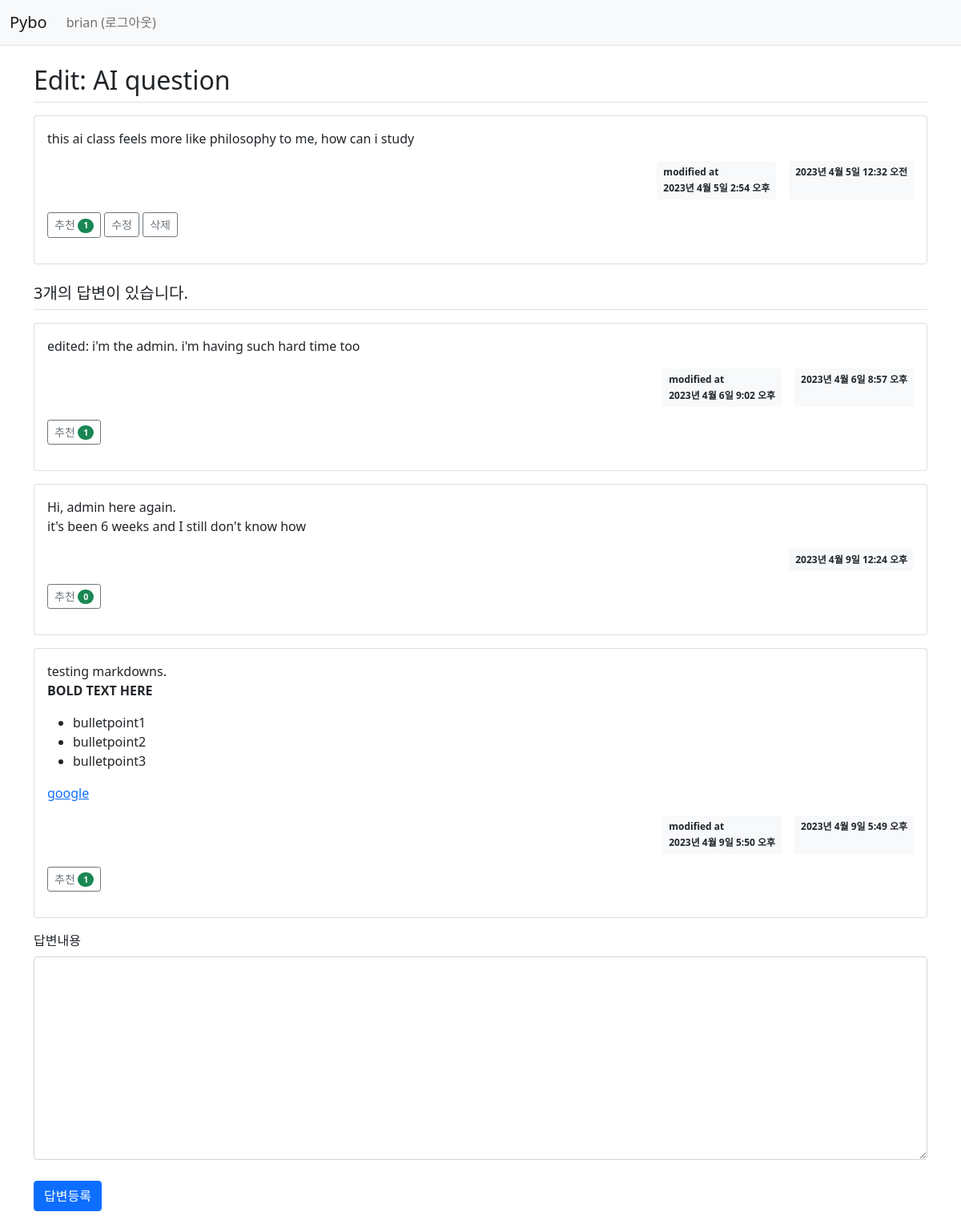
The page /pybo/305/ (signed in) on the database its author committed.
### pybo/models.py (models this page shows, shortened)
class Question(models.Model):
    author = models.ForeignKey(User, on_delete=models.CASCADE, related_name='author_question')  # question author
    subject = models.CharField(max_length=200)
    content = models.TextField()
    create_date = models.DateTimeField()
    modify_date = models.DateTimeField(null=True, blank=True)   # modified date
    voter = models.ManyToManyField(User, related_name='voter_question')    # 질문 추천인 추가. ManyToManyField = DB N:N relation

class Answer(models.Model):
    author = models.ForeignKey(User, on_delete=models.CASCADE, related_name='author_answer')  # answer author
    question = models.ForeignKey(Question, on_delete=models.CASCADE)
    content = models.TextField()
    create_date = models.DateTimeField()
    modify_date = models.DateTimeField(null=True, blank=True)   # modified date
    voter = models.ManyToManyField(User, related_name='voter_answer')

### pybo/views/base_views.py (the view)
# urls.py: path('<int:question_id>/', base_views.detail, name='detail'),    # localhost:8000/pybo/2 페이지 요청시 question_id = 2 가 저장되고 views.detail 호출
def detail(request, question_id):
    question = get_object_or_404(Question, pk=question_id)  # Question모델의 pk에 해당하는 값이 존재하지 않으면 404
    context = {'question': question}
    return render(request, 'pybo/question_detail.html', context)

### pybo/templatetags/pybo_filter.py (called while the page is built)
@register.filter
def mark(value):
    extensions = ["nl2br", "fenced_code"]
    return mark_safe(markdown.markdown(value, extensions=extensions))

### templates/pybo/question_detail.html (shortened to what this page needs)
{% extends 'base.html'%}
{% load pybo_filter %}
{% block content %}
<div class="container my-3">
    <h2 class="border-bottom py-2">{{ question.subject }}</h2>
    <div class="card my-3">
        <div class="card-body">
            <div class="card-text">{{ question.content|mark }}</div>
            <div class="d-flex justify-content-end">
                {% if question.modify_date %}
                    <div class="badge bg-light text-dark p-2 text-start mx-3">
                        <div class="mb-2">modified at</div>
                        <div>{{ question.modify_date }}</div>
                    </div>
                {% endif %}
                <div class="badge bg-light text-dark p-2">
                    {{ question.create_date }}
                </div>
            </div>
            <div class="my-3">
                <a href="javascript:void(0)" data-uri="{% url 'pybo:question_vote' question.id  %}"
               class="recommend btn btn-sm btn-outline-secondary"> 추천
                    <span class="badge rounded-pill bg-success">{{question.voter.count}}</span>
                </a>
            {% if request.user == question.author %}
                <a href="{% url 'pybo:question_modify' question.id  %}"
               class="btn btn-sm btn-outline-secondary">수정</a>
                <a href="javascript:void(0)" class="delete btn btn-sm btn-outline-secondary"
                   data-uri="{% url 'pybo:question_delete' question.id  %}">삭제</a>
            {% endif %}
            </div>
        </div>
    </div>
    <h5 class="border-bottom my-3 py-2">{{question.answer_set.count}}개의 답변이 있습니다.</h5>
    {% for answer in question.answer_set.all %}
        <div class="card my-3">
            <div class="card-body">
                <div class="card-text">{{ answer.content|mark }}</div>
                <div class="d-flex justify-content-end">
                    {% if answer.modify_date %}
                        <div class="badge bg-light text-dark p-2 text-start mx-3">
                            <div class="mb-2">modified at</div>
                            <div>{{ answer.modify_date }}</div>
                        </div>
                    {% endif %}
                    <div class="badge bg-light text-dark p-2">
                        {{ answer.create_date }}
                    </div>
                </div>
                <div class="my-3">
                    <a href="javascript:void(0)" data-uri="{% url 'pybo:answer_vote' answer.id  %}"
                       class="recommend btn btn-sm btn-outline-secondary"> 추천
                        <span class="badge rounded-pill bg-success">{{answer.voter.count}}</span>
                    </a>
                </div>
            </div>
        </div>
    {% endfor %}
    <form action="{% url 'pybo:answer_create' question.id %}" method="post" class="my-3">
        <div class="mb-3">
            <label for="content" class="form-label">답변내용</label>
            <textarea {% if not user.is_authenticated %}disabled{% endif %}
              name="content" id="content" class="form-control" rows="10"></textarea>
        </div>
        <input type="submit" value="답변등록" class="btn btn-primary">
    </form>
</div>
{% endblock %}

### templates/navbar.html (shortened to what this page needs)
<nav class="navbar navbar-expand-lg navbar-light bg-light border-bottom">
    <div class="container-fluid">
        <a class="navbar-brand" href="{% url 'pybo:index' %}">Pybo</a>
        <div class="collapse navbar-collapse" id="navbarSupportedContent">
            <ul class="navbar-nav me-auto mb-2 mb-lg-0">
                <li class="nav-item">
                    {% if user.is_authenticated %}
                        <a class="nav-link" href="{% url 'common:logout' %}">{{ user.username }} (로그아웃)</a>
                    {% else %}
                        <a class="nav-link" href="{% url 'common:login' %}">로그인</a>
                    {% endif %}
                </li>
            </ul>
        </div>
    </div>
</nav>

### static/style.css (style rules this page uses)
textarea { width: 100%; }
input[type=submit] { margin-top: 10px; }

### rows shown on the page
Question: subject "Edit: AI question", content|mark "this ai class feels more like philosophy to me, how can i study", modify_date "2023년 4월 5일 2:54 오후", create_date "2023년 4월 5일 12:32 오전", voter.count "1", answer_set.count "3"
Answer: content|mark "edited: i'm the admin. i'm having such hard time too", modify_date "2023년 4월 6일 9:02 오후", create_date "2023년 4월 6일 8:57 오후", voter.count "1"
Answer: content|mark "Hi, admin here again. it's been 6 weeks and I still don't know how", create_date "2023년 4월 9일 12:24 오후", voter.count "0"
Answer: content|mark "testing markdowns. BOLD TEXT HERE bulletpoint1 bulletpoint2 bulletpoint3 google", modify_date "2023년 4월 9일 5:50 오후", create_date "2023년 4월 9일 5:49 오후", voter.count "1"

### other values the page prints
{{ user.username }} "brian"
